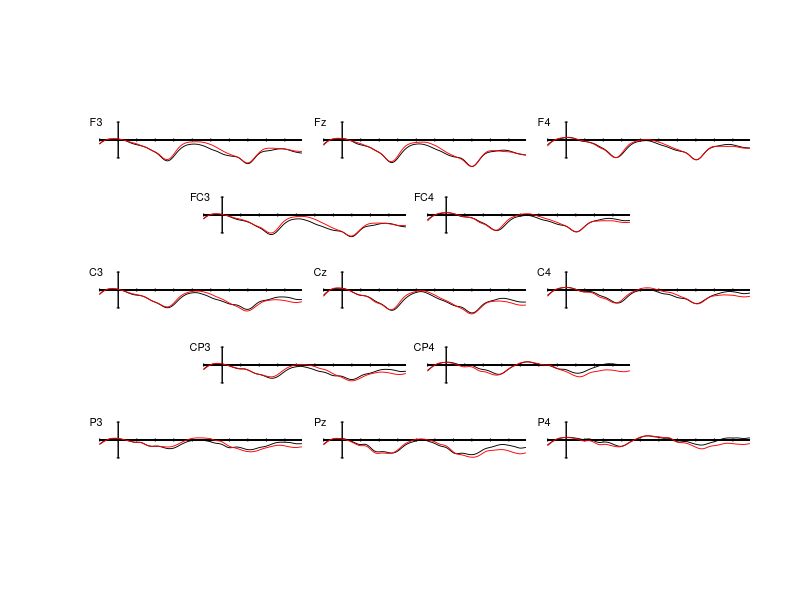

Reproduce this figure in R.
# Peiyun Zhou
# youneverleave@gmail.com
# R script --ERP plot for the verbs in the Experiment 1 APS Silent Reading 

library(ggplot2)
#Set working directory
setwd("Set working directory")
cond1<-read.csv("Bin1_Grammtical_Verb_Correct Verb in Correct Pronoun .csv",sep=",", comment.char ="", quote='"', na.strings ="", header=T)
cond2<-read.csv("Bin2_Ungrammtical_Verb_incorrect Verb in correct Pronoun .csv",sep=",", comment.char ="", quote='"', na.strings ="", header=T)

names(cond1)
names(cond2)

# Distribution of the channel locations
# F3, FZ, F4
#FC3, FC4    #FC1 FC2
#C3, CZ, C4
#CP3, CP4  #CP1 CP2
#P3, PZ, P4


presample 	<- 	-100		#How many miliseconds before stimulus onset would you like to plot? (negative values mean prestimulus)
epoch 		<- 	990		#How many miliseconds poststimulus would you like to plot (i.e., where you want the plot to end)?

base_begin 	<- 	-100		#Enter the beginning of the baseline interval (negative values mean prestimulus)
base_end 	<- 	0			#Enter the end of the baseline interval (negative values mean prestimulus)

cond1_color <- "black"		#What color do you want cond1's line color to be?
cond2_color <- "red"		#What color do you want cond2's line color to be?
cond3_color <- "black"		#What color do you want cond1's line color to be?
cond4_color <- "red"		#What color do you want cond2's line color to be?

cond1_type <- 1				#What type of line do you want cond1's line to be?
cond2_type <- 1				#What type of line do you want cond2's line to be?
cond3_type <- 5				#What type of line do you want cond1's line to be?
cond4_type <- 5				#What type of line do you want cond2's line to be?

cond1_name <- "Grammatical Verb"		#What do you want cond1 to be called in the legend?
cond2_name <- "Ungrammatical Verb"	#What do you want cond2 to be called in the legend?
cond3_name <- "Grammatical Pronoun"		#What do you want cond1 to be called in the legend?
cond4_name <- "Ungrammatical Pronoun"	#What do you want cond2 to be called in the legend?

y_size <- 15			#How many µV do you want the total area of each subplot to be?						
#Changing the y_size value will change the x-y scale of your plot

cal_size <- 5			#How many µV do you want your y-axis calibration bars to show? 3 or 5µV should be good for most applications.
text_size <- .65			#How big do you want the text on the labels? Play with a value that will look good when you scale your final plots.
line_width <- .9		#How thick do you want your ERP wave lines to be?  Play with values that look good when you scale your plots

##############################################################################################################
#########     The stuff below this does the work.                         ####################################
##############################################################################################################

start <- match(presample, cond1$time)		#Finds the row number of the starting point
stop <- match(epoch, cond1$time)			#Finds the row number of the end point
base1 <- match(base_begin, cond1$time)		#Finds the row number of the beginning of the baseline
base2 <- match(base_end, cond1$time)		#Finds the row number of the end of the baseline
base3 <- match(base_begin, cond1$time)		#Finds the row number of the beginning of the baseline
base4 <- match(base_end, cond1$time)		#Finds the row number of the end of the baseline


################################################
#	Plot F3 Condition 1
################################################
# Calculate the mean amplitude in the grammatical condition for the baseline interval for the electrode you're plotting and then rebaseline
base_mean_cond1 <- mean(cond1$F3[base1:base2])
rebase_cond1 <- cond1$F3 - base_mean_cond1
    
par(fig=c(0,.44,.5,1))
plot(cond1$time[start:stop], rebase_cond1[start:stop], las=1, xlab=NA, ylab=NA, xlim=c(base_begin-50, epoch), axes=FALSE, frame.plot=FALSE, type="l", lwd=line_width, lty=cond1_type,col=cond1_color, ylim=rev(c(-y_size, y_size)) )

# Generate some axes and an electrode label.
axis(side = 2, at=c(-cal_size, cal_size), pos=0, labels=NA, tck=-.01)
axis(side = 2, at=c(-cal_size, cal_size), pos=0, labels=NA, tck=.01)
axis(side = 1, at=seq(presample,epoch, by=.1), pos=0, labels=NA, tck=0)
axis(side = 1, at=seq(100*trunc(presample/100), epoch, by = 100), pos=0, labels=NA, tck=-.01)
axis(side = 1, at=seq(100*trunc(presample/100), epoch, by = 100), pos=0, labels=NA, tck=.01)
text(-120, -cal_size, "F3", cex=text_size)

##############################################################################################################
#### Rebaseline and plot F3 cond2.
############################################################################################################## 
base_mean_cond2 <- mean(cond2$F3[base1:base2])     #Calculate mean amplitude in baseline interval
rebase_cond2 <- cond2$F3 - base_mean_cond2         #Re-baseline that condition
lines(cond2$time[start:stop], rebase_cond2[start:stop], type="l",lwd=line_width, lty=cond2_type, col=cond2_color)   #Plot it

#	Clean up some variables
#rm(base_mean_cond1,rebase_cond1,base_mean_cond2,rebase_cond2)


################################################
#	Plot Fz Condition 1
################################################
# Calculate the mean amplitude in the grammatical condition for the baseline interval for the electrode you're plotting and then rebaseline
base_mean_cond1 <- mean(cond1$FZ[base1:base2])
rebase_cond1 <- cond1$FZ - base_mean_cond1

# Plot cond1. If your ERPs are very large, you might need to expand the values in the ylim argument above.    
par(fig=c(.28,.72,.5,1), new=T)
plot(cond1$time[start:stop], rebase_cond1[start:stop], las=1, xlab=NA, ylab=NA, xlim=c(base_begin-50, epoch), axes=FALSE, frame.plot=FALSE, type="l", lwd=line_width, lty=cond1_type,col=cond1_color, ylim=rev(c(-y_size, y_size)) )

# Generate some axes and an electrode label.
axis(side = 2, at=c(-cal_size, cal_size), pos=0, labels=NA, tck=-.01)
axis(side = 2, at=c(-cal_size, cal_size), pos=0, labels=NA, tck=.01)
axis(side = 1, at=seq(presample,epoch, by=.1), pos=0, labels=NA, tck=0)
axis(side = 1, at=seq(100*trunc(presample/100), epoch, by = 100), pos=0, labels=NA, tck=-.01)
axis(side = 1, at=seq(100*trunc(presample/100), epoch, by = 100), pos=0, labels=NA, tck=.01)
text(-120, -cal_size, "Fz", cex=text_size)

##############################################################################################################
#### Rebaseline and plot Fz cond2.
############################################################################################################## 
base_mean_cond2 <- mean(cond2$FZ[base1:base2])     #Calculate mean amplitude in baseline interval
rebase_cond2 <- cond2$FZ - base_mean_cond2         #Re-baseline that condition
lines(cond2$time[start:stop], rebase_cond2[start:stop], type="l",lwd=line_width, lty=cond2_type, col=cond2_color)   #Plot it


################################################
#	Plot F4 Condition 1
################################################
# Calculate the mean amplitude in the grammatical condition for the baseline interval for the electrode you're plotting and then rebaseline
base_mean_cond1 <- mean(cond1$F4[base1:base2])
rebase_cond1 <- cond1$F4 - base_mean_cond1

# Plot cond1. If your ERPs are very large, you might need to expand the values in the ylim argument above.    
par(fig=c(.56,1,.5,1), new=T)
plot(cond1$time[start:stop], rebase_cond1[start:stop], las=1, xlab=NA, ylab=NA, xlim=c(base_begin-50, epoch), axes=FALSE, frame.plot=FALSE, type="l", lwd=line_width, lty=cond1_type,col=cond1_color, ylim=rev(c(-y_size, y_size)) )

# Generate some axes and an electrode label.
axis(side = 2, at=c(-cal_size, cal_size), pos=0, labels=NA, tck=-.01)
axis(side = 2, at=c(-cal_size, cal_size), pos=0, labels=NA, tck=.01)
axis(side = 1, at=seq(presample,epoch, by=.1), pos=0, labels=NA, tck=0)
axis(side = 1, at=seq(100*trunc(presample/100), epoch, by = 100), pos=0, labels=NA, tck=-.01)
axis(side = 1, at=seq(100*trunc(presample/100), epoch, by = 100), pos=0, labels=NA, tck=.01)
text(-120, -cal_size, "F4", cex=text_size)

##############################################################################################################
#### Rebaseline and plot F4 cond2.
############################################################################################################## 
base_mean_cond2 <- mean(cond2$F4[base1:base2])     #Calculate mean amplitude in baseline interval
rebase_cond2 <- cond2$F4 - base_mean_cond2         #Re-baseline that condition
lines(cond2$time[start:stop], rebase_cond2[start:stop], type="l",lwd=line_width, lty=cond2_type, col=cond2_color)   #Plot it


################################################
#	Plot FC3 Condition 1
################################################
# Calculate the mean amplitude in the grammatical condition for the baseline interval for the electrode you're plotting and then rebaseline
base_mean_cond1 <- mean(cond1$FC3[base1:base2])
rebase_cond1 <- cond1$FC3 - base_mean_cond1

# Plot cond1. If your ERPs are very large, you might need to expand the values in the ylim argument above.    
par(fig=c(.13,.57,.375,.875), new=T)
plot(cond1$time[start:stop], rebase_cond1[start:stop], las=1, xlab=NA, ylab=NA, xlim=c(base_begin-50, epoch), axes=FALSE, frame.plot=FALSE, type="l", lwd=line_width, lty=cond1_type,col=cond1_color, ylim=rev(c(-y_size, y_size)) )

# Generate some axes and an electrode label.
axis(side = 2, at=c(-cal_size, cal_size), pos=0, labels=NA, tck=-.01)
axis(side = 2, at=c(-cal_size, cal_size), pos=0, labels=NA, tck=.01)
axis(side = 1, at=seq(presample,epoch, by=.1), pos=0, labels=NA, tck=0)
axis(side = 1, at=seq(100*trunc(presample/100), epoch, by = 100), pos=0, labels=NA, tck=-.01)
axis(side = 1, at=seq(100*trunc(presample/100), epoch, by = 100), pos=0, labels=NA, tck=.01)
text(-120, -cal_size, "FC3", cex=text_size)

##############################################################################################################
#### Rebaseline and plot FC3 cond2.
############################################################################################################## 
base_mean_cond2 <- mean(cond2$FC3[base1:base2])     #Calculate mean amplitude in baseline interval
rebase_cond2 <- cond2$FC3 - base_mean_cond2         #Re-baseline that condition
lines(cond2$time[start:stop], rebase_cond2[start:stop], type="l",lwd=line_width, lty=cond2_type, col=cond2_color)   #Plot it



################################################
#	Plot FC4 Condition 1
################################################
# Calculate the mean amplitude in the grammatical condition for the baseline interval for the electrode you're plotting and then rebaseline
base_mean_cond1 <- mean(cond1$FC4[base1:base2])
rebase_cond1 <- cond1$FC4 - base_mean_cond1

# Plot cond1. If your ERPs are very large, you might need to expand the values in the ylim argument above.    
par(fig=c(.41,.85,.375,.875), new=T)
plot(cond1$time[start:stop], rebase_cond1[start:stop], las=1, xlab=NA, ylab=NA, xlim=c(base_begin-50, epoch), axes=FALSE, frame.plot=FALSE, type="l", lwd=line_width, lty=cond1_type,col=cond1_color, ylim=rev(c(-y_size, y_size)) )

# Generate some axes and an electrode label.
axis(side = 2, at=c(-cal_size, cal_size), pos=0, labels=NA, tck=-.01)
axis(side = 2, at=c(-cal_size, cal_size), pos=0, labels=NA, tck=.01)
axis(side = 1, at=seq(presample,epoch, by=.1), pos=0, labels=NA, tck=0)
axis(side = 1, at=seq(100*trunc(presample/100), epoch, by = 100), pos=0, labels=NA, tck=-.01)
axis(side = 1, at=seq(100*trunc(presample/100), epoch, by = 100), pos=0, labels=NA, tck=.01)
text(-120, -cal_size, "FC4", cex=text_size)

##############################################################################################################
#### Rebaseline and plot FC4 cond2.
############################################################################################################## 
base_mean_cond2 <- mean(cond2$FC4[base1:base2])     #Calculate mean amplitude in baseline interval
rebase_cond2 <- cond2$FC4 - base_mean_cond2         #Re-baseline that condition
lines(cond2$time[start:stop], rebase_cond2[start:stop], type="l",lwd=line_width, lty=cond2_type, col=cond2_color)   #Plot it


################################################
#	Plot C3 Condition 1
################################################
# Calculate the mean amplitude in the grammatical condition for the baseline interval for the electrode you're plotting and then rebaseline
base_mean_cond1 <- mean(cond1$C3[base1:base2])
rebase_cond1 <- cond1$C3 - base_mean_cond1

# Plot cond1. If your ERPs are very large, you might need to expand the values in the ylim argument above.    
par(fig=c(0,.44,.25,.75), new=T)
plot(cond1$time[start:stop], rebase_cond1[start:stop], las=1, xlab=NA, ylab=NA, xlim=c(base_begin-50, epoch), axes=FALSE, frame.plot=FALSE, type="l", lwd=line_width, lty=cond1_type,col=cond1_color, ylim=rev(c(-y_size, y_size)) )

# Generate some axes and an electrode label.
axis(side = 2, at=c(-cal_size, cal_size), pos=0, labels=NA, tck=-.01)
axis(side = 2, at=c(-cal_size, cal_size), pos=0, labels=NA, tck=.01)
axis(side = 1, at=seq(presample,epoch, by=.1), pos=0, labels=NA, tck=0)
axis(side = 1, at=seq(100*trunc(presample/100), epoch, by = 100), pos=0, labels=NA, tck=-.01)
axis(side = 1, at=seq(100*trunc(presample/100), epoch, by = 100), pos=0, labels=NA, tck=.01)
text(-120, -cal_size, "C3", cex=text_size)

##############################################################################################################
#### Rebaseline and plot C3 cond2.
############################################################################################################## 
base_mean_cond2 <- mean(cond2$C3[base1:base2])     #Calculate mean amplitude in baseline interval
rebase_cond2 <- cond2$C3 - base_mean_cond2         #Re-baseline that condition
lines(cond2$time[start:stop], rebase_cond2[start:stop], type="l",lwd=line_width, lty=cond2_type, col=cond2_color)   #Plot it


################################################
#	Plot Cz Condition 1
################################################
# Calculate the mean amplitude in the grammatical condition for the baseline interval for the electrode you're plotting and then rebaseline
base_mean_cond1 <- mean(cond1$CZ[base1:base2])
rebase_cond1 <- cond1$CZ - base_mean_cond1

# Plot cond1. If your ERPs are very large, you might need to expand the values in the ylim argument above.    
par(fig=c(.28,.72, .25,.75), new=T)
plot(cond1$time[start:stop], rebase_cond1[start:stop], las=1, xlab=NA, ylab=NA, xlim=c(base_begin-50, epoch), axes=FALSE, frame.plot=FALSE, type="l", lwd=line_width, lty=cond1_type,col=cond1_color, ylim=rev(c(-y_size, y_size)) )

# Generate some axes and an electrode label.
axis(side = 2, at=c(-cal_size, cal_size), pos=0, labels=NA, tck=-.01)
axis(side = 2, at=c(-cal_size, cal_size), pos=0, labels=NA, tck=.01)
axis(side = 1, at=seq(presample,epoch, by=.1), pos=0, labels=NA, tck=0)
axis(side = 1, at=seq(100*trunc(presample/100), epoch, by = 100), pos=0, labels=NA, tck=-.01)
axis(side = 1, at=seq(100*trunc(presample/100), epoch, by = 100), pos=0, labels=NA, tck=.01)
text(-120, -cal_size, "Cz", cex=text_size)

##############################################################################################################
#### Rebaseline and plot Cz cond2.
############################################################################################################## 
base_mean_cond2 <- mean(cond2$CZ[base1:base2])     #Calculate mean amplitude in baseline interval
rebase_cond2 <- cond2$CZ - base_mean_cond2         #Re-baseline that condition
lines(cond2$time[start:stop], rebase_cond2[start:stop], type="l",lwd=line_width, lty=cond2_type, col=cond2_color)   #Plot it

################################################
#	Plot C4 Condition 1
################################################
# Calculate the mean amplitude in the grammatical condition for the baseline interval for the electrode you're plotting and then rebaseline
base_mean_cond1 <- mean(cond1$C4[base1:base2])
rebase_cond1 <- cond1$C4 - base_mean_cond1

# Plot cond1. If your ERPs are very large, you might need to expand the values in the ylim argument above.    
par(fig=c(.56,1,.25,.75), new=T)
plot(cond1$time[start:stop], rebase_cond1[start:stop], las=1, xlab=NA, ylab=NA, xlim=c(base_begin-50, epoch), axes=FALSE, frame.plot=FALSE, type="l", lwd=line_width, lty=cond1_type,col=cond1_color, ylim=rev(c(-y_size, y_size)) )

# Generate some axes and an electrode label.
axis(side = 2, at=c(-cal_size, cal_size), pos=0, labels=NA, tck=-.01)
axis(side = 2, at=c(-cal_size, cal_size), pos=0, labels=NA, tck=.01)
axis(side = 1, at=seq(presample,epoch, by=.1), pos=0, labels=NA, tck=0)
axis(side = 1, at=seq(100*trunc(presample/100), epoch, by = 100), pos=0, labels=NA, tck=-.01)
axis(side = 1, at=seq(100*trunc(presample/100), epoch, by = 100), pos=0, labels=NA, tck=.01)
text(-120, -cal_size, "C4", cex=text_size)

##############################################################################################################
#### Rebaseline and plot C4 cond2.
############################################################################################################## 
base_mean_cond2 <- mean(cond2$C4[base1:base2])     #Calculate mean amplitude in baseline interval
rebase_cond2 <- cond2$C4 - base_mean_cond2         #Re-baseline that condition
lines(cond2$time[start:stop], rebase_cond2[start:stop], type="l",lwd=line_width, lty=cond2_type, col=cond2_color)   #Plot it


################################################
#	Plot CP3 Condition 1
################################################
# Calculate the mean amplitude in the grammatical condition for the baseline interval for the electrode you're plotting and then rebaseline
base_mean_cond1 <- mean(cond1$CP3[base1:base2])
rebase_cond1 <- cond1$CP3 - base_mean_cond1

# Plot cond1. If your ERPs are very large, you might need to expand the values in the ylim argument above.    
par(fig=c(.13,.57,.125,.625), new=T)
plot(cond1$time[start:stop], rebase_cond1[start:stop], las=1, xlab=NA, ylab=NA, xlim=c(base_begin-50, epoch), axes=FALSE, frame.plot=FALSE, type="l", lwd=line_width, lty=cond1_type,col=cond1_color, ylim=rev(c(-y_size, y_size)) )

# Generate some axes and an electrode label.
axis(side = 2, at=c(-cal_size, cal_size), pos=0, labels=NA, tck=-.01)
axis(side = 2, at=c(-cal_size, cal_size), pos=0, labels=NA, tck=.01)
axis(side = 1, at=seq(presample,epoch, by=.1), pos=0, labels=NA, tck=0)
axis(side = 1, at=seq(100*trunc(presample/100), epoch, by = 100), pos=0, labels=NA, tck=-.01)
axis(side = 1, at=seq(100*trunc(presample/100), epoch, by = 100), pos=0, labels=NA, tck=.01)
text(-120, -cal_size, "CP3", cex=text_size)

##############################################################################################################
#### Rebaseline and plot CP3 cond2.
############################################################################################################## 
base_mean_cond2 <- mean(cond2$CP3[base1:base2])     #Calculate mean amplitude in baseline interval
rebase_cond2 <- cond2$CP3 - base_mean_cond2         #Re-baseline that condition
lines(cond2$time[start:stop], rebase_cond2[start:stop], type="l",lwd=line_width, lty=cond2_type, col=cond2_color)   #Plot it


################################################
#	Plot CP4 Condition 1
################################################
# Calculate the mean amplitude in the grammatical condition for the baseline interval for the electrode you're plotting and then rebaseline
base_mean_cond1 <- mean(cond1$CP4[base1:base2])
rebase_cond1 <- cond1$CP4 - base_mean_cond1

# Plot cond1. If your ERPs are very large, you might need to expand the values in the ylim argument above.    
par(fig=c(.41,.85, .125,.625), new=T)
plot(cond1$time[start:stop], rebase_cond1[start:stop], las=1, xlab=NA, ylab=NA, xlim=c(base_begin-50, epoch), axes=FALSE, frame.plot=FALSE, type="l", lwd=line_width, lty=cond1_type,col=cond1_color, ylim=rev(c(-y_size, y_size)) )

# Generate some axes and an electrode label.
axis(side = 2, at=c(-cal_size, cal_size), pos=0, labels=NA, tck=-.01)
axis(side = 2, at=c(-cal_size, cal_size), pos=0, labels=NA, tck=.01)
axis(side = 1, at=seq(presample,epoch, by=.1), pos=0, labels=NA, tck=0)
axis(side = 1, at=seq(100*trunc(presample/100), epoch, by = 100), pos=0, labels=NA, tck=-.01)
axis(side = 1, at=seq(100*trunc(presample/100), epoch, by = 100), pos=0, labels=NA, tck=.01)
text(-120, -cal_size, "CP4", cex=text_size)

##############################################################################################################
#### Rebaseline and plot CP4 cond2.
############################################################################################################## 
base_mean_cond2 <- mean(cond2$CP4[base1:base2])     #Calculate mean amplitude in baseline interval
rebase_cond2 <- cond2$CP4 - base_mean_cond2         #Re-baseline that condition
lines(cond2$time[start:stop], rebase_cond2[start:stop], type="l",lwd=line_width, lty=cond2_type, col=cond2_color)   #Plot it




################################################
#	Plot P3 Condition 1
################################################
# Calculate the mean amplitude in the grammatical condition for the baseline interval for the electrode you're plotting and then rebaseline
base_mean_cond1 <- mean(cond1$P3[base1:base2])
rebase_cond1 <- cond1$P3 - base_mean_cond1

# Plot cond1. If your ERPs are very large, you might need to expand the values in the ylim argument above.    
par(fig=c(0,.44,.0,.5), new=T)
plot(cond1$time[start:stop], rebase_cond1[start:stop], las=1, xlab=NA, ylab=NA, xlim=c(base_begin-50, epoch), axes=FALSE, frame.plot=FALSE, type="l", lwd=line_width, lty=cond1_type,col=cond1_color, ylim=rev(c(-y_size, y_size)) )

# Generate some axes and an electrode label.
axis(side = 2, at=c(-cal_size, cal_size), pos=0, labels=NA, tck=-.01)
axis(side = 2, at=c(-cal_size, cal_size), pos=0, labels=NA, tck=.01)
axis(side = 1, at=seq(presample,epoch, by=.1), pos=0, labels=NA, tck=0)
axis(side = 1, at=seq(100*trunc(presample/100), epoch, by = 100), pos=0, labels=NA, tck=-.01)
axis(side = 1, at=seq(100*trunc(presample/100), epoch, by = 100), pos=0, labels=NA, tck=.01)
text(-120, -cal_size, "P3", cex=text_size)

##############################################################################################################
#### Rebaseline and plot P3 cond2.
############################################################################################################## 
base_mean_cond2 <- mean(cond2$P3[base1:base2])     #Calculate mean amplitude in baseline interval
rebase_cond2 <- cond2$P3 - base_mean_cond2         #Re-baseline that condition
lines(cond2$time[start:stop], rebase_cond2[start:stop], type="l",lwd=line_width, lty=cond2_type, col=cond2_color)   #Plot it



################################################
#	Plot Pz Condition 1
################################################
# Calculate the mean amplitude in the grammatical condition for the baseline interval for the electrode you're plotting and then rebaseline
base_mean_cond1 <- mean(cond1$PZ[base1:base2])
rebase_cond1 <- cond1$PZ - base_mean_cond1

# Plot cond1. If your ERPs are very large, you might need to expand the values in the ylim argument above.    
par(fig=c(.28,.72,.0,.5), new=T)
plot(cond1$time[start:stop], rebase_cond1[start:stop], las=1, xlab=NA, ylab=NA, xlim=c(base_begin-50, epoch), axes=FALSE, frame.plot=FALSE, type="l", lwd=line_width, lty=cond1_type,col=cond1_color, ylim=rev(c(-y_size, y_size)) )

# Generate some axes and an electrode label.
axis(side = 2, at=c(-cal_size, cal_size), pos=0, labels=NA, tck=-.01)
axis(side = 2, at=c(-cal_size, cal_size), pos=0, labels=NA, tck=.01)
axis(side = 1, at=seq(presample,epoch, by=.1), pos=0, labels=NA, tck=0)
axis(side = 1, at=seq(100*trunc(presample/100), epoch, by = 100), pos=0, labels=NA, tck=-.01)
axis(side = 1, at=seq(100*trunc(presample/100), epoch, by = 100), pos=0, labels=NA, tck=.01)
text(-120, -cal_size, "Pz", cex=text_size)

##############################################################################################################
#### Rebaseline and plot Pz cond2.
############################################################################################################## 
base_mean_cond2 <- mean(cond2$PZ[base1:base2])     #Calculate mean amplitude in baseline interval
rebase_cond2 <- cond2$PZ - base_mean_cond2         #Re-baseline that condition
lines(cond2$time[start:stop], rebase_cond2[start:stop], type="l",lwd=line_width, lty=cond2_type, col=cond2_color)   #Plot it



################################################
#	Plot P4 Condition 1
################################################
# Calculate the mean amplitude in the grammatical condition for the baseline interval for the electrode you're plotting and then rebaseline
base_mean_cond1 <- mean(cond1$P4[base1:base2])
rebase_cond1 <- cond1$P4 - base_mean_cond1

# Plot cond1. If your ERPs are very large, you might need to expand the values in the ylim argument above.    
par(fig=c(.56,1,.0,.5), new=T)
plot(cond1$time[start:stop], rebase_cond1[start:stop], las=1, xlab=NA, ylab=NA, xlim=c(base_begin-50, epoch), axes=FALSE, frame.plot=FALSE, type="l", lwd=line_width, lty=cond1_type,col=cond1_color, ylim=rev(c(-y_size, y_size)) )

# Generate some axes and an electrode label.
axis(side = 2, at=c(-cal_size, cal_size), pos=0, labels=NA, tck=-.01)
axis(side = 2, at=c(-cal_size, cal_size), pos=0, labels=NA, tck=.01)
axis(side = 1, at=seq(presample,epoch, by=.1), pos=0, labels=NA, tck=0)
axis(side = 1, at=seq(100*trunc(presample/100), epoch, by = 100), pos=0, labels=NA, tck=-.01)
axis(side = 1, at=seq(100*trunc(presample/100), epoch, by = 100), pos=0, labels=NA, tck=.01)
text(-120, -cal_size, "P4", cex=text_size)

##############################################################################################################
#### Rebaseline and plot P4 cond2.
############################################################################################################## 
base_mean_cond2 <- mean(cond2$P4[base1:base2])     #Calculate mean amplitude in baseline interval
rebase_cond2 <- cond2$P4 - base_mean_cond2         #Re-baseline that condition
lines(cond2$time[start:stop], rebase_cond2[start:stop], type="l",lwd=line_width, lty=cond2_type, col=cond2_color)   #Plot it

# Save plot as pdf
dev.copy(pdf, "APS1 Silent Verb Grand ERP.pdf", width=7.5, height=9)
dev.off()


